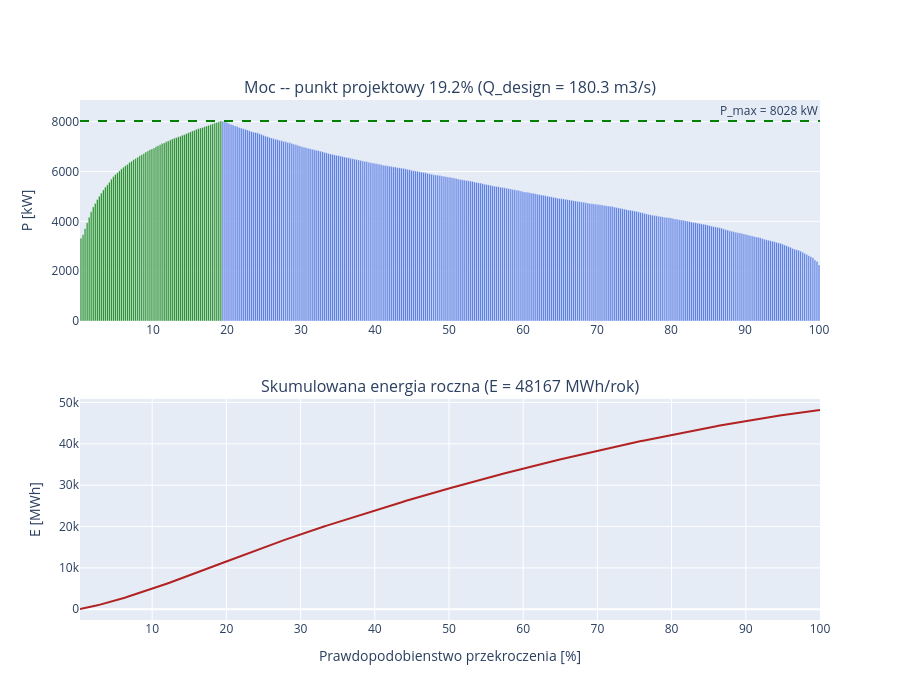

The cell this chart's notebook holds for it:
### Markdown cell above
**Prompt do LLM:**
> *"Narysuj dwa wykresy: (1) moc EW P(t) vs dzien roku z zaznaczonym Q_design i Qmin,
> (2) skumulowana energia E(t). Na wykresie mocy zaznacz strefami: pelna moc (Q > Q_design),
> czesciowa moc, i brak pracy (Q < Qmin)."*

### Code cell
# Wykresy: moc i skumulowana energia vs procent przekroczenia
fig = make_subplots(rows=2, cols=1,
    subplot_titles=[
        f'Moc -- punkt projektowy {install_pct}% (Q_design = {Q_design:.1f} m3/s)',
        f'Skumulowana energia roczna (E = {E_total_MWh:.0f} MWh/rok)',
    ],
    vertical_spacing=0.15)

# Moc -- kolorowana wedlug stref pracy
colors = []
Q_min = params['Q_min_coeff'] * Q_design
for i in range(len(result)):
    if result['Qwpp'].iloc[i] == 0:
        colors.append('lightgray')          # brak pracy (Q < Qmin lub H < Hmin)
    elif result['Q'].iloc[i] >= Q_design:
        colors.append('green')              # pelna moc (Q >= Q_design)
    else:
        colors.append('royalblue')          # czesciowa moc

fig.add_trace(go.Bar(
    x=result['pct'], y=result['P_kW'],
    marker_color=colors, name='Moc [kW]', showlegend=False,
), row=1, col=1)
fig.add_hline(y=P_max, line_dash='dash', line_color='green',
    annotation_text=f'P_max = {P_max:.0f} kW', row=1, col=1)

# Skumulowana energia (MWh)
E_cumsum = result['E_kWh'].cumsum() / 1000
fig.add_trace(go.Scatter(
    x=result['pct'], y=E_cumsum,
    mode='lines', line=dict(color='firebrick', width=2),
    name='E skumulowana', showlegend=False,
), row=2, col=1)

fig.update_xaxes(title_text='Prawdopodobienstwo przekroczenia [%]', row=2, col=1)
fig.update_yaxes(title_text='P [kW]', row=1, col=1)
fig.update_yaxes(title_text='E [MWh]', row=2, col=1)
fig.update_layout(height=700, hovermode='x unified')
fig.show()

### Figure 1 — Plotly figure (JSON) as saved in the notebook; plotly's stock layout.template omitted (floating-point values rounded to 4 significant figures; data arrays with more than 128 entries replaced by an {"elided": "..."} marker saying what was removed)
{"data": [{"marker": {"color": {"elided": "365 str values"}}, "name": "Moc [kW]", "showlegend": false, "type": "bar", "x": {"elided": "365 float values"}, "xaxis": "x", "y": {"elided": "365 float values"}, "yaxis": "y"}, {"line": {"color": "firebrick", "width": 2}, "mode": "lines", "name": "E skumulowana", "showlegend": false, "type": "scatter", "x": {"elided": "365 float values"}, "xaxis": "x2", "y": {"elided": "365 float values"}, "yaxis": "y2"}], "layout": {"annotations": [{"font": {"size": 16}, "showarrow": false, "text": "Moc -- punkt projektowy 19.2% (Q_design = 180.3 m3/s)", "x": 0.5, "xanchor": "center", "xref": "paper", "y": 1.0, "yanchor": "bottom", "yref": "paper"}, {"font": {"size": 16}, "showarrow": false, "text": "Skumulowana energia roczna (E = 48167 MWh/rok)", "x": 0.5, "xanchor": "center", "xref": "paper", "y": 0.425, "yanchor": "bottom", "yref": "paper"}, {"showarrow": false, "text": "P_max = 8028 kW", "x": 1, "xanchor": "right", "xref": "x domain", "y": 8028.0, "yanchor": "bottom", "yref": "y"}], "height": 700, "hovermode": "x unified", "shapes": [{"line": {"color": "green", "dash": "dash"}, "type": "line", "x0": 0, "x1": 1, "xref": "x domain", "y0": 8028.0, "y1": 8028.0, "yref": "y"}], "xaxis": {"anchor": "y", "domain": [0.0, 1.0]}, "xaxis2": {"anchor": "y2", "domain": [0.0, 1.0], "title": {"text": "Prawdopodobienstwo przekroczenia [%]"}}, "yaxis": {"anchor": "x", "domain": [0.575, 1.0], "title": {"text": "P [kW]"}}, "yaxis2": {"anchor": "x2", "domain": [0.0, 0.425], "title": {"text": "E [MWh]"}}}}
